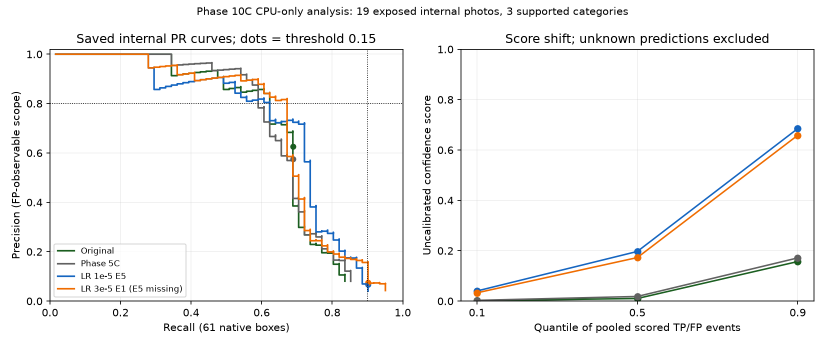
#> input picture reports/phase10c-v1/precision-analysis.png, 1650 x 690 px (shown at 1/2 size); its folder holds only this picture in this run
$ python -i screen.py   (imports and definitions only)
#> lines starting #> are read from the running program, lines starting #| are printed output that depends on the picture
#> further down, picture is the input picture: PIL image 1650x690 RGBA; mean R, G, B, A 245.7, 245.5, 245.1, 255
"""Model-free actual-image and unchanged-annotation screening."""
import collections as C
import math
from common import *

def signature(image):
 import numpy as np
 from PIL import ImageOps
 rgb=ImageOps.exif_transpose(image).convert('RGB');gray=np.asarray(rgb.convert('L'),dtype=float);small=np.asarray(rgb.convert('L').resize((9,8)),dtype=float)
#> after `gray = np.asarray(rgb.convert('L'), dtype=float)`:
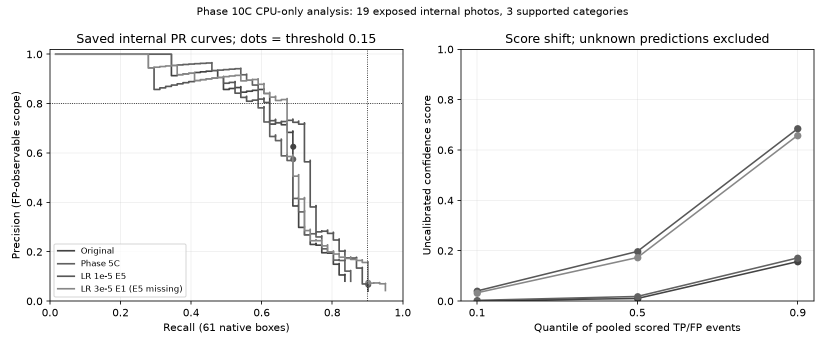
#> gray: shape (690, 1650) float64 (shown at 1/2 size); min 0, max 255, mean 245.5
 dh=sum(int(b)<<i for i,b in enumerate((small[:,1:]>small[:,:-1]).ravel()))
#> dh = 14754526514690493640
 a=np.asarray(rgb.convert('L').resize((32,32)),dtype=float);cos=np.cos(np.pi*(2*np.arange(32)[None,:]+1)*np.arange(8)[:,None]/64);coeff=(cos@a@cos.T).ravel()[1:];ph=sum(int(b)<<i for i,b in enumerate(coeff>np.median(coeff)))
#> after `a = np.asarray(rgb.convert('L').resize((32, 32)), dtype=float)`:
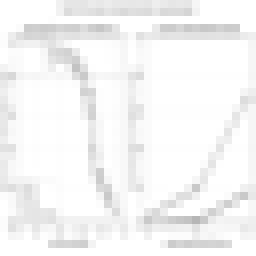
#> a: shape (32, 32) float64 (shown 8 times larger); min 182, max 255, mean 245.1
#> after `coeff = (cos @ a @ cos.T).ravel()[1:]`: coeff = 63 values, max 1801.8 at index 19, min -2459.1 at index 15, mean 7.14
#> after `ph = sum((int(b) << i for i, b in enumerate(coeff > np.median(coeff)))`: ph = 1407026389428411918
 lap=gray[1:-1,:-2]+gray[1:-1,2:]+gray[:-2,1:-1]+gray[2:,1:-1]-4*gray[1:-1,1:-1]
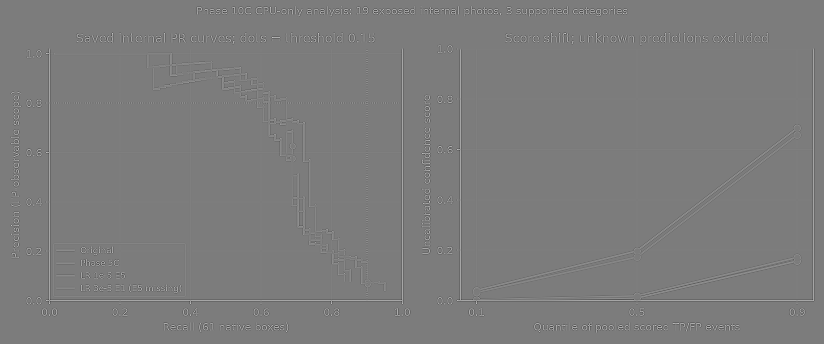
#> lap: shape (688, 1648) float64 (shown at 1/2 size); min -649, max 678, mean 0; drawn with min black and max white
 return dict(decoded_pixel_sha256=hashlib.sha256(str(rgb.size).encode()+rgb.tobytes()).hexdigest(),dhash64=f'{dh:016x}',phash63=f'{ph:016x}',gray_std=float(gray.std()),laplacian_variance=float(lap.var()),white_fraction=float(np.mean(np.all(np.asarray(rgb)>245,axis=2))))

# [4 lines left out: function duplicate, not called in this run]

def xyxy(a):
 x,y,w,h=a['bbox'];return [x,y,x+w,y+h]
def iou(a,b):
 x=max(0,min(a[2],b[2])-max(a[0],b[0]));y=max(0,min(a[3],b[3])-max(a[1],b[1]));inter=x*y;union=(a[2]-a[0])*(a[3]-a[1])+(b[2]-b[0])*(b[3]-b[1])-inter
 return inter/union if union else 0.

# [57 lines left out: functions annotation_diagnostics, run, not called in this run]

# [1 line not run here, left out]

>>> from PIL import Image
>>> picture = Image.open('../../reports/phase10c-v1/precision-analysis.png')
>>> result = signature(picture)
#> result = 6 items
